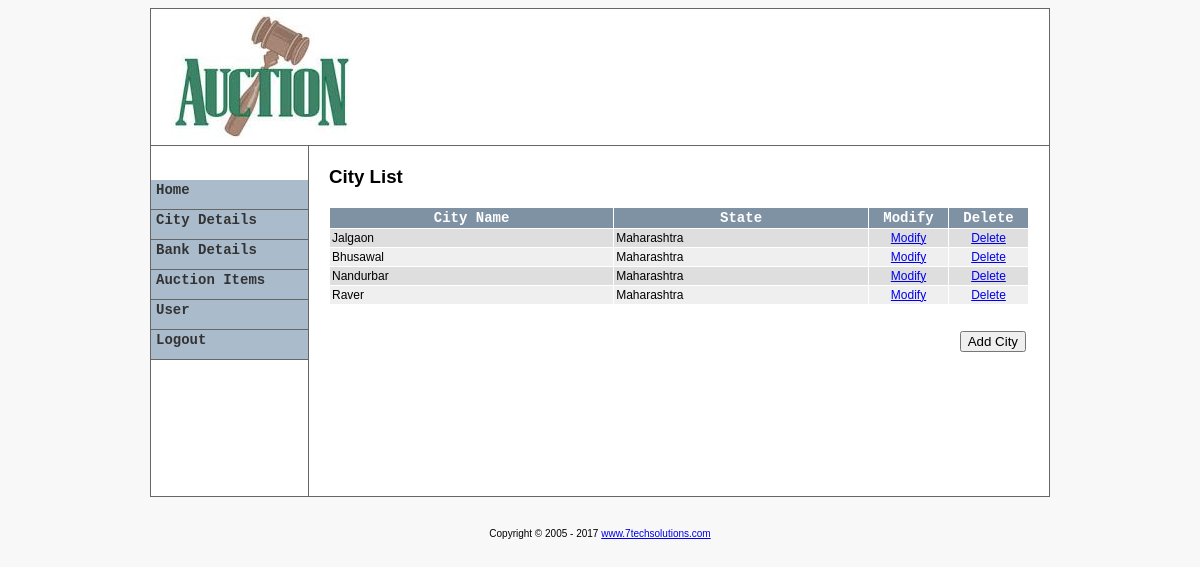
Screenshot of /admin/city/index.php (signed in) with the database file from the repository.
### tables this page shows
CREATE TABLE IF NOT EXISTS `tbl_cities` (
`id` int(10) NOT NULL,
  `city` varchar(100) NOT NULL,
  `state` varchar(100) NOT NULL
);

### admin/city/index.php (called while the page is built, shortened)
<?php
require_once '../include/template.php';
?>

### library/database.php (called while the page is built, shortened)
<?php
function dbQuery($sql)
{
	$result = mysql_query($sql) or die(mysql_error());
	return $result;
}
function dbFetchAssoc($result)
{
	return mysql_fetch_assoc($result);
}
function dbNumRows($result)
{
	return mysql_num_rows($result);
}
?>

### admin/city/list.php (the view, shortened to what this page needs)
<?php
if (isset($_GET['cId']) && (int)$_GET['cId'] >= 0) {
	$cId = (int)$_GET['cId'];
	$queryString = "&cId=$cId";
} else {
	$cId = 0;
}
$rowsPerPage = 10;
$sql = "SELECT id, city, state
        FROM tbl_cities";
$result     = dbQuery(getPagingQuery($sql, $rowsPerPage));
?>
<h3>City List</h3>
<form action="processCategory.php?action=addCategory" method="post"  name="frmListCategory" id="frmListCategory">
 <table width="100%" border="0" align="center" cellpadding="2" cellspacing="1" class="text">
  <tr align="center" id="listTableHeader">
   <td>City Name</td>
   <td>State</td>
   <td width="75">Modify</td>
   <td width="75">Delete</td>
  </tr>
  <?php
if (dbNumRows($result) > 0) {
	$i = 0;
	while($row = dbFetchAssoc($result)) {
		extract($row);
		if ($i%2) {
			$class = 'row1';
		} else {
			$class = 'row2';
		}
		$i += 1;
?>
  <tr class="<?php echo $class; ?>">
   <td><?php echo $city; ?></td>
   <td><?php echo $state; ?></td>
   <td width="75" align="center"><a href="javascript:modifyCity(<?php echo $id; ?>);">Modify</a></td>
   <td width="75" align="center"><a href="javascript:deleteCity(<?php echo $id; ?>);">Delete</a></td>
  </tr>
  <?php
	}
?>
  <tr>
   <td colspan="5" align="center">
   ?></td>
  </tr>
<?php
} else {
?>
  <tr>
   <td colspan="5" align="center">No City Yet</td>
  </tr>
  <?php
}
?>
  <tr>
   <td colspan="5">&nbsp;</td>
  </tr>
  <tr>
   <td colspan="5" align="right"> <input name="btnAddCategory" type="button" id="btnAddCategory" value="Add City"  onClick="addCategory(<?php echo $cId; ?>)">   </td>
  </tr>
 </table>
 <p>&nbsp;</p>
</form>

### admin/include/admin.css (style rules this page uses)
#listTableHeader { font-family: "Courier New", Courier, mono; font-size: 14px; color: #FFFFFF; background-color: #7F92A4; font-weight: bold; background-position: center; }
.row1 { background-color: #EFEFEF; }
.row2 { background-color: #DEDEDE; }
body { font-family: "Arial", "Helvetica", "sans-serif"; text-align: center; font-size: 10px; }
.text { font-family: Arial, Helvetica, sans-serif; font-size: 12px; }

### admin/include/template.php (style rules this page uses)
body { background-color:#F8F8F8; }

### rows the page displays
tbl_cities: city "Jalgaon", state "Maharashtra"
tbl_cities: city "Bhusawal", state "Maharashtra"
tbl_cities: city "Nandurbar", state "Maharashtra"
tbl_cities: city "Raver", state "Maharashtra"
